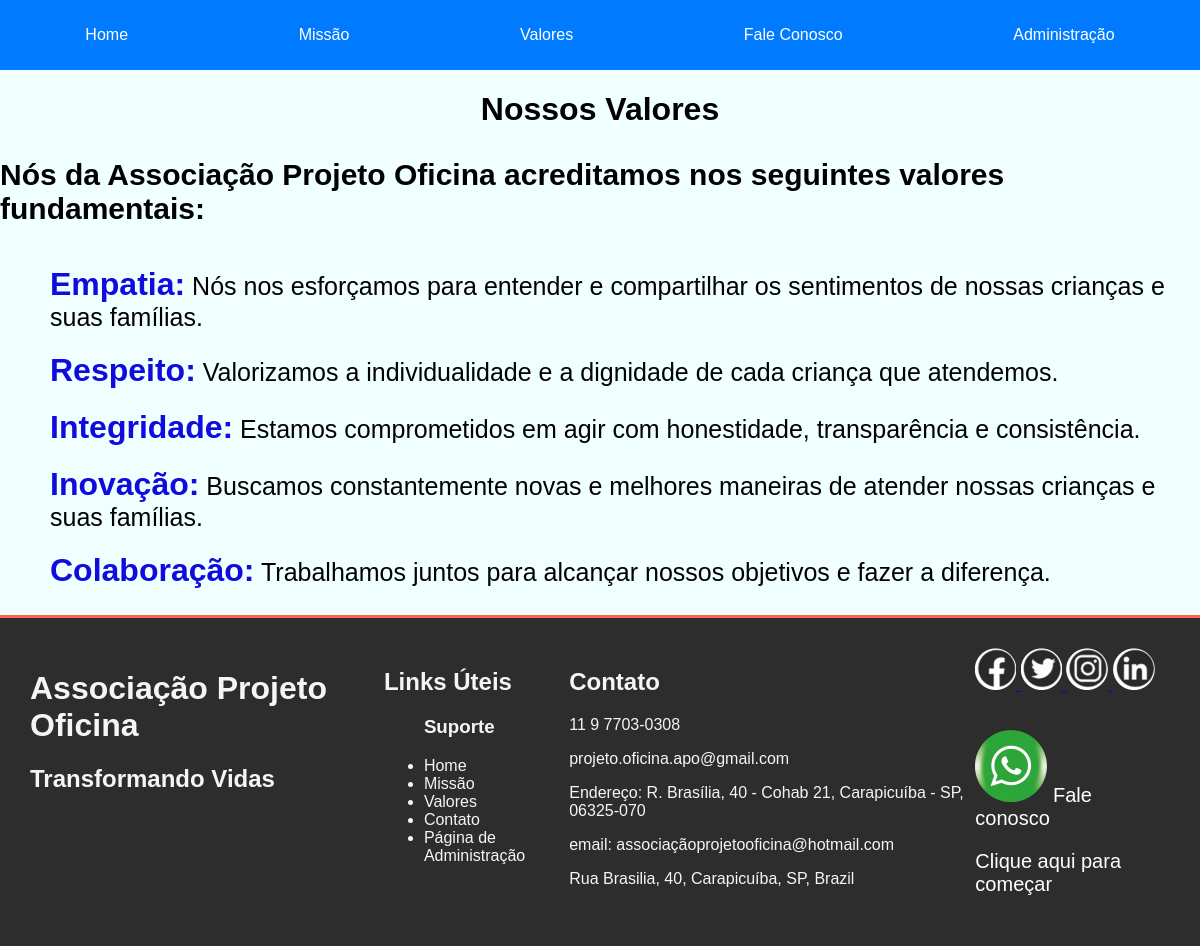
Page /siteweb/valores.html on the earlier database version.
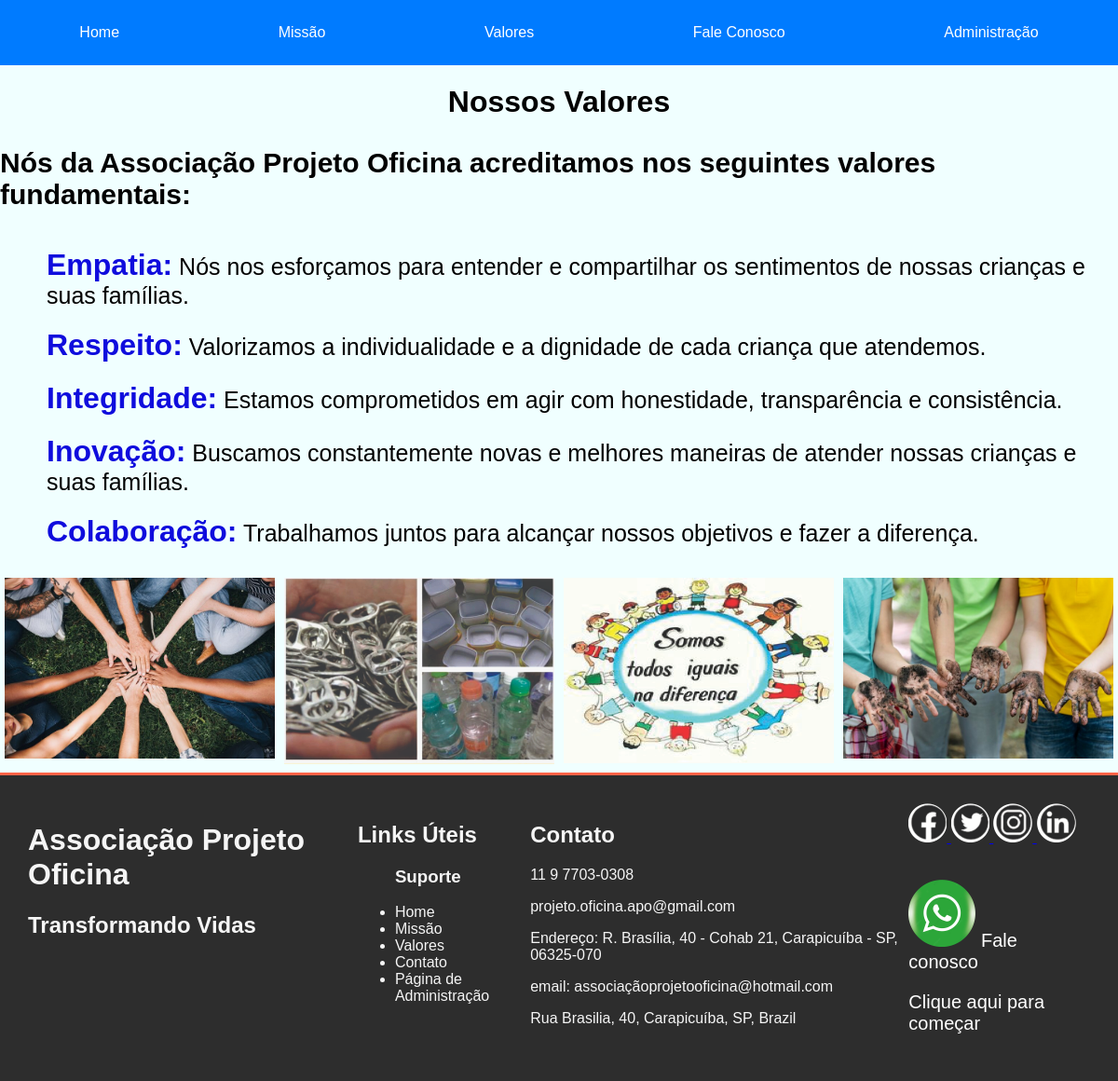
Same page on the later database version.
### siteweb/models.py (models this page shows)
class ValorImage(models.Model):
    imagem = models.ImageField(upload_to='static/imagens')

### siteweb/views.py (the view)
# urls.py: path('siteweb/valores.html', views.valores, name="valores"),
def valores(request):
    imagens = ValorImage.objects.all()
    return render(request, 'siteweb/valores.html', {'imagens': imagens})

### siteweb/templates/siteweb/valores.html (shortened to what this page needs)
{% extends "base.html" %}
{% block content %}
<main>
 <div class="imagem-valores">
  <h1 id="titulo-valores" style="display: flex; flex-direction: column; align-items: center;">Nossos Valores</h1>
  <h3 id="p-valores" style="display: flex; flex-direction: column; align-items: center;font-size:30px;">Nós da Associação Projeto Oficina acreditamos nos seguintes valores fundamentais:</h3>
  <ul id="valores">
    <li><span class="Empatia">Empatia:</span> Nós nos esforçamos para entender e compartilhar os sentimentos de nossas crianças e suas famílias.</li>
    <li><span class="Empatia">Respeito:</span> Valorizamos a individualidade e a dignidade de cada criança que atendemos.</li>
    <li><span class="Empatia">Integridade:</span> Estamos comprometidos em agir com honestidade, transparência e consistência.</li>
    <li><span class="Empatia">Inovação:</span> Buscamos constantemente novas e melhores maneiras de atender nossas crianças e suas famílias.</li>
    <li><span class="Empatia">Colaboração:</span> Trabalhamos juntos para alcançar nossos objetivos e fazer a diferença.</li>
  </ul>
</div>
<div class="imagens_valores" style="display: flex; flex-wrap: wrap;">
{% for imagem in imagens %}
  <div class="img-valor" style="flex: 1 0 21%; margin: 5px;">
    <img src={{ imagem.imagem.url }} alt="imagem do valor" style="width: 100%; max-width: 400px;">
  </div>
{% endfor %}
</div>
</main>
{% endblock content %}

Differences in the rows shown:
added ValorImage: imagem (picture)
added ValorImage: imagem (picture)
added ValorImage: imagem (picture)
added ValorImage: imagem (picture)
